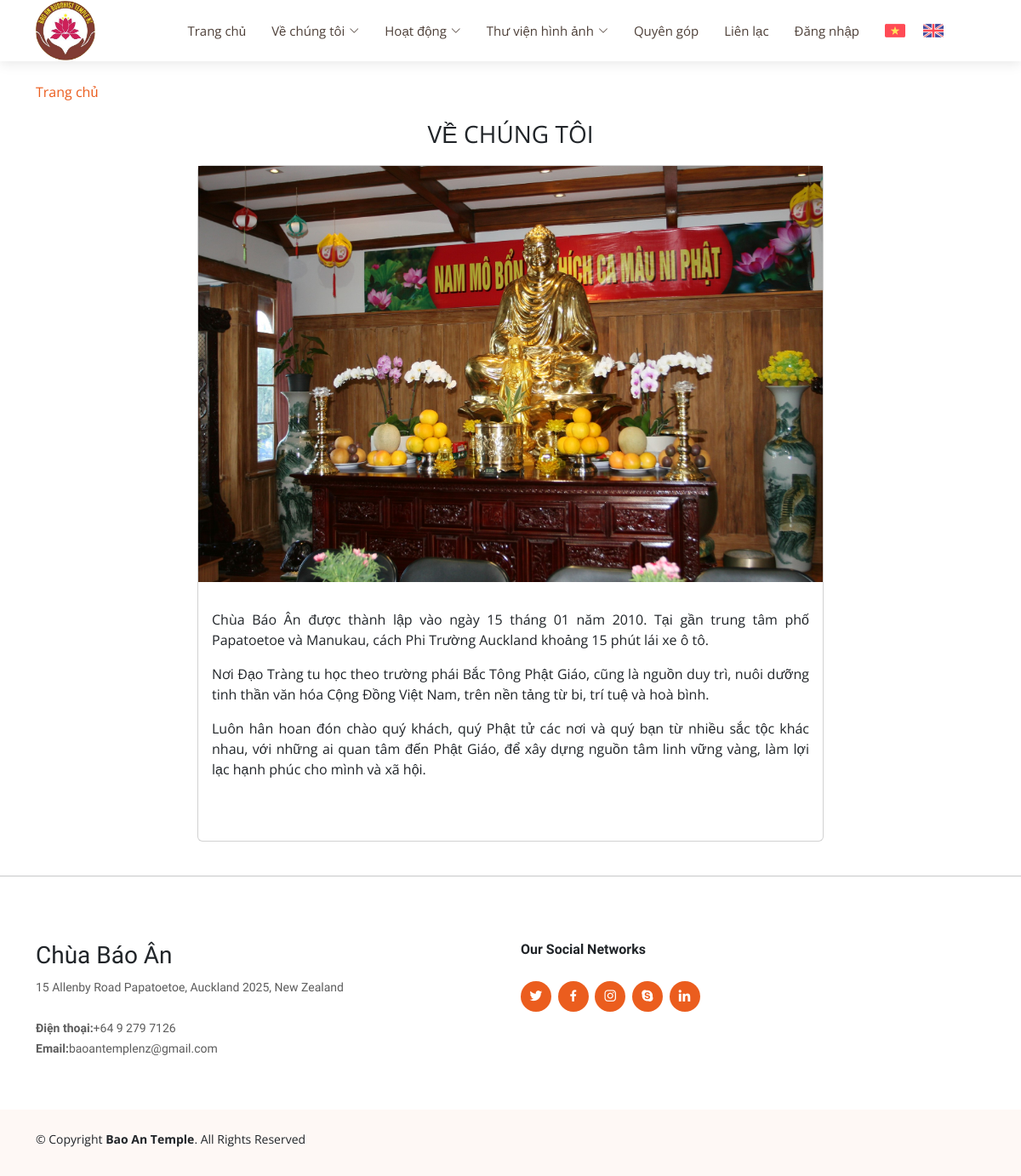
The page /aboutus/about-us/ on the database its author committed.
### main_app/models.py (models this page shows, shortened)
class Menu(models.Model):
    vn_name = models.CharField(max_length=255)
    vn_slug = models.SlugField(max_length=250)
    en_name = models.CharField(max_length=255)
    en_slug = models.SlugField(max_length=250)
    description = models.TextField(blank=True)
    image = models.ImageField(upload_to='imagine/', blank=True)

class ContactInformation(models.Model):
    name = models.CharField(max_length=255)
    slug = models.SlugField(max_length=250)
    google_map_url = models.TextField(blank=True, null=True)
    created_at = models.DateTimeField(default=timezone.now, editable=False)
    email=models.TextField(blank=True, null=True)
    phone=models.TextField(blank=True, null=True)
    address = models.TextField(blank=True, null=True)

### aboutus/models.py (models this page shows, shortened)
class AboutUs(models.Model):
    category = models.ForeignKey(AboutUsCategory, related_name='actionsCategory', on_delete=models.SET_NULL, null=True)
    vn_name = models.CharField(max_length=255)
    vn_slug = models.SlugField(max_length=250)
    en_name = models.CharField(max_length=255)
    en_slug = models.SlugField(max_length=250)
    vn_description = models.TextField(blank=True, null=True)
    en_description = models.TextField(blank=True, null=True)
    image = models.ImageField(upload_to='imagine/', blank=True)
    created_at = models.DateTimeField(default=timezone.now, editable=False)

### aboutus/views.py (the view)
# urls.py: path('<slug:en_slug>/', views.single_aboutus_post, name='single_aboutus_post'),
def single_aboutus_post(request, en_slug=None):
    single_post = AboutUs.objects.filter(en_slug=en_slug).first()
    return render(request, 'aboutus_post.html', {'single_post': single_post})

### main_app/templatetags/custom_filters.py (called while the page is built)
@register.filter
def get_name_for_language(name_of_class, language_code):
    if language_code == 'vi':
        return name_of_class.vn_name
    else:
        return name_of_class.en_name

@register.filter
def get_description_for_language(name_of_class, language_code):
    if language_code == 'vi':
        return name_of_class.vn_description
    else:
        return name_of_class.en_description

### aboutus/templates/aboutus_post.html (shortened to what this page needs)
{% extends "main_app/base.html" %}
{% load static %}
{% load i18n %}
{% load custom_filters %}
{% block content %}
<div class="container">
    <br>
    <nav aria-label="breadcrumb">
        <ol class="breadcrumb nav-breadcrumb">
            <li class="breadcrumb-item"><a href="{% url 'index' %}">{% trans "Trang chủ" %}</a></li>
        </ol>
    </nav>
    <div class="row text-center fs-3 text-uppercase"><p>{{single_post|get_name_for_language:request.LANGUAGE_CODE}}</p></div>
   <div class="row">
        <div class="col-md-2 col-sm-0">
        </div>
        <div class="col-md-8 col-sm-12">
            <div class="card mb-4">
                <div class="row">
                    {% if single_post.image %}
                    <img src="{{ single_post.image.url }}" class="card-img-top" alt="Image" style="max-height: 500px; object-fit: cover;">
                    {% endif %}
                </div>
                <div class="row card-body">
                    <p class="card-text" >{{ single_post|get_description_for_language:request.LANGUAGE_CODE|safe }}</p>
                </div>
                <br>
            </div>
        </div>
       <div class="col-md-2 col-sm-0">
        </div>
   </div>
</div>
{% endblock %}

### main_app/templates/main_app/base.html (shortened to what this page needs)
{% load static %}
{% load i18n %}
{% load custom_filters %}
<!DOCTYPE html>
<html lang="vi">
<head>
  <link href="{% static 'assets/vendor/aos/aos.css' %}" rel="stylesheet">
  <link href="{% static 'assets/vendor/bootstrap/css/bootstrap.min.css' %}" rel="stylesheet">
  <link href="{% static 'assets/vendor/bootstrap-icons/bootstrap-icons.css' %}" rel="stylesheet">
  <link href="{% static 'assets/vendor/boxicons/css/boxicons.min.css' %}" rel="stylesheet">
  <link href="{% static 'assets/vendor/glightbox/css/glightbox.min.css' %}" rel="stylesheet">
  <link href="{% static 'assets/vendor/swiper/swiper-bundle.min.css' %}" rel="stylesheet">
  <link href="{% static 'assets/css/style.css' %}" rel="stylesheet">
  <link href="{% static 'assets/css/substyle.css' %}" rel="stylesheet">
  <link href="{% static 'assets/css/action.css' %}" rel="stylesheet">
</head>
<body>
  <header id="header" class="fixed-top d-flex align-items-center">
    <div class="container d-flex align-items-center justify-content-between">
      <div class="logo">
          <a href="/">
          <img src="{% static 'assets/img/Logo.png' %}" style="height: 4.5rem" alt="Logo" data-aos="zoom-in">
        </a>
      </div>
      <nav id="navbar" class="navbar">
        <ul>
          <li><a class="nav-link scrollto" href="/">{% trans "Trang chủ" %}</a></li>
          <li class="dropdown"><a href="{% url 'index' %}#about"><span>{{about_us|get_name_for_language:request.LANGUAGE_CODE}}</span><i class="bi bi-chevron-down"></i></a>
          </li>
            <li class="dropdown"><a href="{% url 'index' %}#services"><span>{{action|get_name_for_language:request.LANGUAGE_CODE}}</span><i class="bi bi-chevron-down"></i></a>
          </li>
          <li class="dropdown"><a href="{% url 'index' %}#portfolio"><span>{% trans "Thư viện hình ảnh" %}</span><i class="bi bi-chevron-down"></i></a>
          </li>
          <li><a class="nav-link scrollto" href="{% url 'donation' %}">{% trans "Quyên góp"%}</a></li>
          <li><a class="nav-link scrollto" href="{% url 'index' %}#contact">{% trans "Liên lạc" %}</a></li>
          <li><a class="nav-link scrollto" href="{% url 'index' %}admin">{% trans "Đăng nhập" %}</a></li>
            {% get_current_language as LANGUAGE_CODE %}
            {% get_available_languages as LANGUAGES %}
            {% get_language_info_list for LANGUAGES as languages %}
            <li class="language-lg">
               <div class="row" >
                    <div class="col-lg-2">
                        <a href="javascript:void(0);" onclick="changeLanguage('vi', 'langVietnam')">
                            <img class="selected" src="{% static 'assets/img/lang-vietnam.png' %}" style="height: 1rem" alt="Logo" data-aos="zoom-in">
                        </a>
                    </div>
                    <div class="col-lg-2">
                        <a href="javascript:void(0);" onclick="changeLanguage('en', 'langKingdom')">
                            <img src="{% static 'assets/img/lang-kingdom.png' %}" style="height: 1rem; margin-left: 1rem" alt="Logo" data-aos="zoom-in">
                        </a>
                    </div>
               </div>
            </li>
         </ul>
      </nav>
    </div>
  </header>
  <main id='main'>
        {% block content %}
        {% endblock %}
  </main>
  <hr>
 <footer id="footer">
    <div class="footer-top">
      <div class="container">
        <div class="row">
          <div class="col-lg-6 col-md-6 footer-contact">
            <h3>{% trans "Chùa Báo Ân" %}</h3>
            <p>
              {{contact_information.address|safe}}<br><br>
              <strong>{% trans "Điện thoại" %}:</strong>{{contact_information.phone}}<br>
              <strong>Email:</strong>{{contact_information.email}}<br>
            </p>
          </div>
          <div class="col-lg-6 col-md-6 footer-links">
            <h4>Our Social Networks</h4>
            <div class="social-links mt-3">
              <a href="{{social_media_link.url_twitter}}" class="twitter"><i class="bx bxl-twitter"></i></a>
              <a href="{{social_media_link.url_facebook}}" class="facebook"><i class="bx bxl-facebook"></i></a>
              <a href="{{social_media_link.url_instagram}}" class="instagram"><i class="bx bxl-instagram"></i></a>
              <a href="{{social_media_link.url_google_plus}}" class="google-plus"><i class="bx bxl-skype"></i></a>
              <a href="{{social_media_link.url_linkedin}}" class="linkedin"><i class="bx bxl-linkedin"></i></a>
            </div>
          </div>
        </div>
      </div>
    </div>
    <div class="container py-4">
      <div class="copyright">
        &copy; Copyright <strong><span>Bao An Temple</span></strong>. All Rights Reserved
      </div>
    </div>
  </footer>
</body>
 </html>

### static/assets/css/style.css (style rules this page uses)
body { font-family: "Open Sans", sans-serif; color: #212529; }
a { color: #eb5d1e; text-decoration: none; }
h1, h2, h3, h4, h5, h6, .font-primary { font-family: "Raleway", sans-serif; }
#header { height: 72px; transition: all 0.5s; z-index: 997; transition: all 0.5s; background: #fff; box-shadow: 0px 2px 15px rgba(0, 0, 0, 0.1); }
#header .logo img { padding: 0; margin: 0; max-height: 70px; }
#main { margin-top: 72px; }
.navbar { padding: 0; }
.navbar ul { margin: 0; padding: 0; display: flex; list-style: none; align-items: center; }
.navbar li { position: relative; }
.navbar a, .navbar a:focus { display: flex; align-items: center; justify-content: space-between; padding: 10px 0 10px 30px; font-size: 15px; color: #4e4039; white-space: nowrap; transition: 0.3s; }
.navbar a i, .navbar a:focus i { font-size: 12px; line-height: 0; margin-left: 5px; }
#footer { background: #fff; padding: 0 0 30px 0; color: #212529; font-size: 14px; background: #fef8f5; }
#footer .footer-top { padding: 60px 0 30px 0; background: #fff; }
#footer .footer-top .footer-contact { margin-bottom: 30px; }
#footer .footer-top .footer-contact p { font-size: 14px; line-height: 24px; margin-bottom: 0; font-family: "Raleway", sans-serif; color: #5c5c5c; }
#footer .footer-top h4 { font-size: 16px; font-weight: bold; color: #212529; position: relative; padding-bottom: 12px; }
#footer .footer-top .footer-links { margin-bottom: 30px; }
#footer .footer-top .social-links a { font-size: 18px; display: inline-block; background: #eb5d1e; color: #fff; line-height: 1; padding: 8px 0; margin-right: 4px; border-radius: 50%; text-align: center; width: 36px; height: 36px; transition: 0.3s; }
#footer .copyright { text-align: center; float: left; }

### rows shown on the page
Menu: vn_name "Về chúng tôi"
Menu: vn_name "Hoạt động"
AboutUs: vn_name "VỀ CHÚNG TÔI", image (picture), vn_description "Chùa Báo Ân được thành lập vào ngày 15 tháng 01 năm 2010. Tại gần trung tâm phố Papatoetoe và Manukau, cách Phi Trường Auckland khoảng 15 phút lái xe ô tô. Nơi Đạo Tràng tu học theo trường phái Bắc Tông Phật Giáo, cũng là nguồn duy trì, nuôi dưỡng tinh thần văn hóa Cộng Đồng Việt Nam, trên nền tảng từ bi, trí tuệ và hoà bình. Luôn hân hoan đón chào quý khách, quý Phật tử các nơi và quý bạn từ nhiều sắc tộc khác nhau, với những ai quan tâm đến Phật Giáo, để xây dựng nguồn tâm linh vững vàng, làm lợi lạc hạnh phúc cho mình và xã hội."
ContactInformation: address "15 Allenby Road Papatoetoe, Auckland 2025, New Zealand", phone "+64 9 279 7126", email "baoantemplenz@gmail.com"
